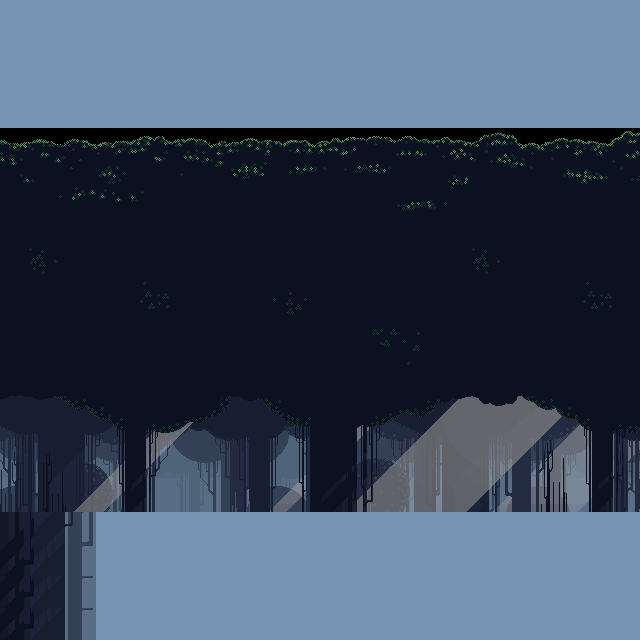

This game map was drawn from its Tiled (.tmx) file and the tilesets committed beside it. A one-line description and the full map source follow:
An orthogonal 20x20 tile map with 32x32 px tiles, 3 tile layers (Skybox, Background, Foreground) and 1 object.

<map version="1.2" tiledversion="1.2.0" orientation="orthogonal" renderorder="right-down" width="20" height="20" tilewidth="32" tileheight="32" infinite="0" nextlayerid="5" nextobjectid="3">
 <tileset firstgid="1" name="Forest4" tilewidth="32" tileheight="32" tilecount="1000" columns="50">
  <image source="Forest.png" trans="9a9f9c" width="1600" height="640" />
 </tileset>
 <layer id="3" name="Skybox" width="20" height="20">
  <data encoding="csv">
91,91,91,91,91,91,92,93,94,95,96,91,92,93,94,95,96,97,98,99,
141,141,141,141,141,141,142,143,144,145,146,141,142,143,144,145,146,147,148,149,
191,191,191,191,191,191,192,193,194,195,196,191,192,193,194,195,196,197,198,199,
241,241,241,241,241,241,242,243,244,245,246,241,242,243,244,245,246,247,248,249,
0,0,0,0,0,0,0,0,0,0,0,0,0,0,0,0,0,0,0,0,
0,0,0,0,0,0,0,0,0,0,0,0,0,0,0,0,0,0,0,0,
0,0,0,0,0,0,0,0,0,0,0,0,0,0,0,0,0,0,0,0,
0,0,0,0,0,0,0,0,0,0,0,0,0,0,0,0,0,0,0,0,
0,0,0,0,0,0,0,0,0,0,0,0,0,0,0,0,0,0,0,0,
0,0,0,0,0,0,0,0,0,0,0,0,0,0,0,0,0,0,0,0,
0,0,0,0,0,0,0,0,0,0,0,0,0,0,0,0,0,0,0,0,
0,0,0,0,0,0,0,0,0,0,0,0,0,0,0,0,0,0,0,0,
0,0,0,0,0,0,0,0,0,0,0,0,0,0,0,0,0,0,0,0,
0,0,0,0,0,0,0,0,0,0,0,0,0,0,0,0,0,0,0,0,
0,0,0,0,0,0,0,0,0,0,0,0,0,0,0,0,0,0,0,0,
0,0,0,0,0,0,0,0,0,0,0,0,0,0,0,0,0,0,0,0,
0,0,0,0,0,0,0,0,0,0,0,0,0,0,0,0,0,0,0,0,
0,0,0,0,0,0,0,0,0,0,0,0,0,0,0,0,0,0,0,0,
0,0,0,0,0,0,0,0,0,0,0,0,0,0,0,0,0,0,0,0,
0,0,0,0,0,0,0,0,0,0,0,0,0,0,0,0,0,0,0,0
</data>
 </layer>
 <layer id="1" name="Background" width="20" height="20">
  <data encoding="csv">
0,0,0,0,0,0,0,0,0,0,0,0,0,0,0,0,0,0,0,0,
0,0,0,0,0,0,0,0,0,0,0,0,0,0,0,0,0,0,0,0,
202,203,204,205,206,207,208,209,210,211,212,213,214,215,216,217,218,219,220,221,
252,253,254,255,256,257,258,259,260,261,262,263,264,265,266,267,268,269,270,271,
302,303,304,305,306,307,308,309,310,311,312,313,314,315,316,317,318,319,320,321,
352,353,354,355,356,357,358,359,360,361,362,363,364,365,366,367,368,369,370,371,
402,403,404,405,406,407,408,409,410,411,412,413,414,415,416,417,418,419,420,421,
452,453,454,455,456,457,458,459,460,461,462,463,464,465,466,467,468,469,470,471,
502,503,504,505,506,507,508,509,510,511,512,513,514,515,516,517,518,519,520,521,
552,553,554,555,556,557,558,559,560,561,562,563,564,565,566,567,568,569,570,571,
602,603,604,605,606,607,608,609,610,611,612,613,614,615,616,617,618,619,620,621,
652,653,654,655,656,657,658,659,660,661,662,663,664,665,666,667,668,669,670,671,
702,703,704,705,706,707,708,709,710,711,712,713,714,715,716,717,718,719,720,721,
752,753,754,755,756,757,758,759,760,761,762,763,764,765,766,767,768,769,770,771,
802,803,804,805,806,807,808,809,810,811,812,813,814,815,816,817,818,819,820,821,
852,853,854,855,856,857,858,859,860,861,862,863,864,865,866,867,868,869,870,871,
902,903,904,905,906,907,908,909,910,911,912,913,914,915,916,917,918,919,920,921,
0,0,0,0,0,0,0,0,0,0,0,0,0,0,0,0,0,0,0,0,
0,0,0,0,0,0,0,0,0,0,0,0,0,0,0,0,0,0,0,0,
0,0,0,0,0,0,0,0,0,0,0,0,0,0,0,0,0,0,0,0
</data>
 </layer>
 <layer id="2" name="Foreground" width="20" height="20">
  <data encoding="csv">
0,0,0,0,0,0,0,0,0,0,0,0,0,0,0,0,0,0,0,0,
0,0,0,0,0,0,0,0,0,0,0,0,0,0,0,0,0,0,0,0,
0,0,0,0,0,0,0,0,0,0,0,0,0,0,0,0,0,0,0,0,
0,0,0,0,0,0,0,0,0,0,0,0,0,0,0,0,0,0,0,0,
0,0,0,0,0,0,0,0,0,0,0,0,0,0,0,0,0,0,0,0,
0,0,0,0,0,0,0,0,0,0,0,0,0,0,0,0,0,0,0,0,
0,0,0,0,0,0,0,0,0,0,0,0,0,0,0,0,0,0,0,0,
0,0,0,0,0,0,0,0,0,0,0,0,0,0,0,0,0,0,0,0,
0,0,0,0,0,0,0,0,0,0,0,0,0,0,0,0,0,0,0,0,
0,0,0,0,0,0,0,0,0,0,0,0,0,0,0,0,0,0,0,0,
0,0,0,0,0,0,0,0,0,0,0,0,0,0,0,0,0,0,0,0,
0,0,0,0,0,0,0,0,0,0,0,0,0,0,0,0,0,0,0,0,
0,0,0,0,0,0,0,0,0,0,0,0,0,0,0,0,0,0,0,0,
0,0,0,0,0,0,0,0,0,0,0,0,0,0,0,0,0,0,0,0,
0,0,0,0,0,0,0,0,0,0,0,0,0,0,0,0,0,0,0,0,
0,0,0,0,0,0,0,0,0,0,0,0,0,0,0,0,0,0,0,0,
927,928,929,930,931,932,933,934,935,936,937,938,939,940,941,942,943,944,945,946,
977,978,979,980,981,982,983,984,985,986,987,988,989,990,991,992,993,994,995,996,
977,978,979,980,981,982,983,984,985,986,987,988,989,990,991,992,993,994,995,996,
977,978,979,980,981,982,983,984,985,986,987,988,989,990,991,992,993,994,995,996
</data>
 </layer>
 <objectgroup id="4" name="Ground">
  <object id="1" x="1" y="522" width="639" height="117" />
 </objectgroup>
</map>